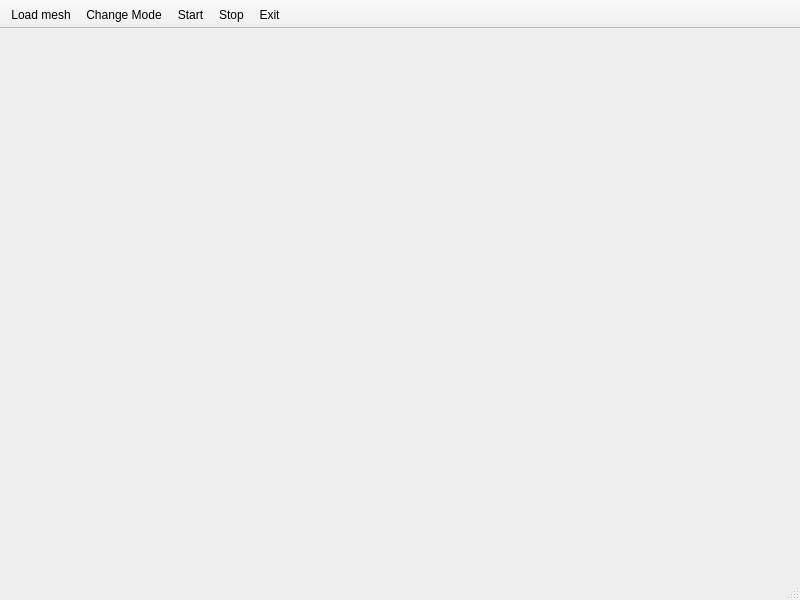
<?xml version="1.0" encoding="UTF-8"?>
<ui version="4.0">
 <class>MainWindow</class>
 <widget class="QMainWindow" name="MainWindow">
  <property name="geometry">
   <rect>
    <x>0</x>
    <y>0</y>
    <width>800</width>
    <height>600</height>
   </rect>
  </property>
  <property name="windowTitle">
   <string>MainWindow</string>
  </property>
  <widget class="QWidget" name="centralwidget"/>
  <widget class="QStatusBar" name="statusbar"/>
  <widget class="QToolBar" name="toolBar">
   <property name="windowTitle">
    <string>toolBar</string>
   </property>
   <property name="movable">
    <bool>false</bool>
   </property>
   <property name="floatable">
    <bool>false</bool>
   </property>
   <attribute name="toolBarArea">
    <enum>TopToolBarArea</enum>
   </attribute>
   <attribute name="toolBarBreak">
    <bool>false</bool>
   </attribute>
   <addaction name="actionLoad_mesh"/>
   <addaction name="actionChange_Mode"/>
   <addaction name="actionActionStart"/>
   <addaction name="actionStop"/>
   <addaction name="actionExit"/>
  </widget>
  <action name="actionExit">
   <property name="text">
    <string>Exit</string>
   </property>
  </action>
  <action name="actionLoad_mesh">
   <property name="text">
    <string>Load mesh</string>
   </property>
  </action>
  <action name="actionActionStart">
   <property name="text">
    <string>Start</string>
   </property>
  </action>
  <action name="actionStop">
   <property name="text">
    <string>Stop</string>
   </property>
  </action>
  <action name="actionChange_Mode">
   <property name="text">
    <string>Change Mode</string>
   </property>
  </action>
 </widget>
 <resources/>
 <connections/>
</ui>
